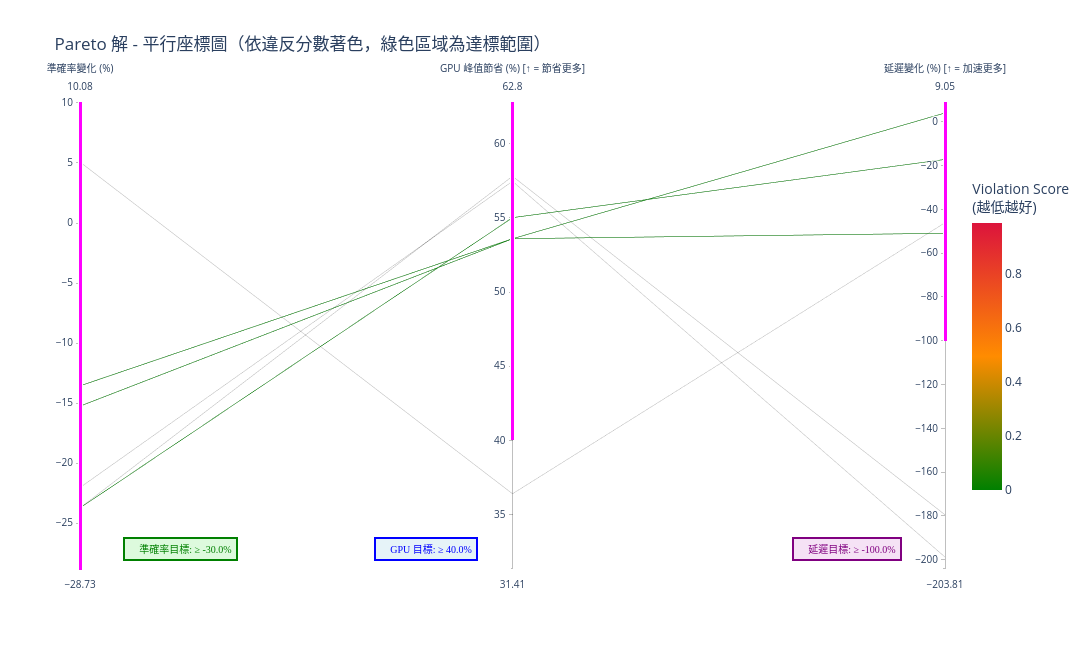

Notebook code cell kept with this figure:
### Markdown cell above
## 8. 視覺化 4: 平行座標圖 (Parallel Coordinates)

### Code cell
# 從 all_trials.json 讀取完整資料（包含 violation_score）
# 然後只選擇 Pareto 解來顯示

if 'solutions' in pareto and pareto['solutions']:
    # 建立 Pareto 解的識別函數
    def trial_key(t):
        config = t['config']
        return (config['method'], 
                config.get('bits') or config.get('w_bit'),
                config.get('group_size') or config.get('q_group_size', -1))
    
    # 建立 Pareto 解的 key 集合
    pareto_keys = {trial_key(t) for t in pareto['solutions']}
    
    # 從 all_trials 中找出對應的完整資料（包含 violation_score）
    pareto_with_vs = []
    for t in all_trials['trials']:
        if t.get('status') == 'completed' and trial_key(t) in pareto_keys:
            pareto_with_vs.append(t)
    
    # 準備資料 - DataFrame 的所有列都會自動顯示在 hover 中
    data = []
    
    for idx, t in enumerate(pareto_with_vs, 1):
        config = t['config']
        objectives = t['objectives']
        
        row = {
            'Trial': idx,
            'Method': config['method'],
            'Accuracy (%)': round(objectives['accuracy_change'] * 100, 2),
            'GPU Saving (%)': round(-objectives['gpu_peak_change'] * 100, 2),
            'Latency Change (%)': round(-objectives['latency_change'] * 100, 2),
            'Violation Score': round(t.get('violation_score', 0.0), 4)
        }
        
        # 添加方法特定的參數（這些會在 hover 中顯示）
        if config['method'] == 'gptq':
            row['Bits'] = config.get('bits', 'N/A')
            row['Group Size'] = config.get('group_size', 'N/A')
            row['Desc Act'] = config.get('desc_act', 'N/A')
            row['Symmetric'] = config.get('sym', 'N/A')
            row['Damp %'] = config.get('damp_percent', 'N/A')
        elif config['method'] == 'awq':
            row['Bits'] = config.get('w_bit', 'N/A')
            row['Group Size'] = config.get('q_group_size', 'N/A')
            row['Zero Point'] = config.get('zero_point', 'N/A')
        elif config['method'] == 'bnb':
            row['Bits'] = config.get('bits', 'N/A')
            row['Quant Type'] = config.get('bnb_4bit_quant_type', 'N/A')
        
        data.append(row)
    
    # 轉換為 DataFrame
    import pandas as pd
    df = pd.DataFrame(data)
    
    print(f"\nPareto 解的 violation_score 分佈：")
    print(f"  最小值（最接近目標）: {df['Violation Score'].min():.4f}")
    print(f"  最大值（最遠離目標）: {df['Violation Score'].max():.4f}")
    print(f"  平均值: {df['Violation Score'].mean():.4f}")
    
    # 建立平行座標圖，並使用 constraintrange 標示達標區域
    import plotly.graph_objects as go
    
    fig = go.Figure(data=
        go.Parcoords(
            line=dict(
                color=df['Violation Score'],
                colorscale=[
                    [0.0, 'rgb(0, 128, 0)'],      # 深綠（低違反，好）
                    [0.5, 'rgb(255, 140, 0)'],    # 深橙（中等）
                    [1.0, 'rgb(220, 20, 60)']     # 深紅（高違反，差）
                ],
                showscale=True,
                cmin=0,
                cmax=df['Violation Score'].max(),
                colorbar=dict(
                    title="Violation Score<br>(越低越好)",
                    len=0.7
                )
            ),
            dimensions=[
                dict(
                    range=[df['Accuracy (%)'].min() - 5, df['Accuracy (%)'].max() + 5],
                    constraintrange=[targets['accuracy_min'] * 100, df['Accuracy (%)'].max() + 5],  # 達標區域
                    label='準確率變化 (%)',
                    values=df['Accuracy (%)']
                ),
                dict(
                    range=[df['GPU Saving (%)'].min() - 5, df['GPU Saving (%)'].max() + 5],
                    constraintrange=[-targets['gpu_peak_max'] * 100, df['GPU Saving (%)'].max() + 5],  # 達標區域
                    label='GPU 峰值節省 (%) [↑ = 節省更多]',
                    values=df['GPU Saving (%)']
                ),
                dict(
                    range=[df['Latency Change (%)'].min() - 5, df['Latency Change (%)'].max() + 5],
                    constraintrange=[-targets['latency_max'] * 100, df['Latency Change (%)'].max() + 5],  # 達標區域
                    label='延遲變化 (%) [↑ = 加速更多]',
                    values=df['Latency Change (%)']
                )
            ]
        )
    )
    
    # 更新佈局
    fig.update_layout(
        title='Pareto 解 - 平行座標圖（依違反分數著色，綠色區域為達標範圍）',
        height=650,
        width=1200
    )
    
    # === 添加目標線標註（使用 annotation 在軸旁邊）===
    
    # 1. 準確率目標標註
    fig.add_annotation(
        x=0.05, y=0.02,
        xref='paper', yref='paper',
        text=f"🎯 準確率目標: ≥ {targets['accuracy_min'] * 100}%",
        showarrow=False,
        font=dict(size=10, color='green', family='Arial Black'),
        xanchor='left',
        bgcolor='rgba(144, 238, 144, 0.3)',
        bordercolor='green',
        borderwidth=2,
        borderpad=4
    )
    
    # 2. GPU 節省目標標註
    fig.add_annotation(
        x=0.4, y=0.02,
        xref='paper', yref='paper',
        text=f"🎯 GPU 目標: ≥ {-targets['gpu_peak_max'] * 100}%",
        showarrow=False,
        font=dict(size=10, color='blue', family='Arial Black'),
        xanchor='center',
        bgcolor='rgba(173, 216, 230, 0.3)',
        bordercolor='blue',
        borderwidth=2,
        borderpad=4
    )
    
    # 3. 延遲變化目標標註
    fig.add_annotation(
        x=0.95, y=0.02,
        xref='paper', yref='paper',
        text=f"🎯 延遲目標: ≥ {-targets['latency_max'] * 100}%",
        showarrow=False,
        font=dict(size=10, color='purple', family='Arial Black'),
        xanchor='right',
        bgcolor='rgba(221, 160, 221, 0.3)',
        bordercolor='purple',
        borderwidth=2,
        borderpad=4
    )
    
    fig.show()
    
    print(f"\n📊 平行座標圖顯示了 {len(pareto_with_vs)} 個 Pareto 解")
    
    # 顯示 DataFrame 預覽
    print("\n📋 資料預覽（hover 會顯示所有這些欄位）：")
    print(df.to_string())
else:
    print("未找到 Pareto 解資料")

### Figure 1 — Plotly figure (JSON) as saved in the notebook; plotly's stock layout.template omitted (floating-point values rounded to 4 significant figures)
{"data": [{"dimensions": [{"constraintrange": [-30, 10.08], "label": "準確率變化 (%)", "range": [-28.73, 10.08], "values": [-23.73, -13.56, -23.73, -22.03, -15.25, 5.08]}, {"constraintrange": [40, 62.8], "label": "GPU 峰值節省 (%) [↑ = 節省更多]", "range": [31.41, 62.8], "values": [57.8, 53.59, 55.01, 57.46, 53.59, 36.41]}, {"constraintrange": [-100, 9.05], "label": "延遲變化 (%) [↑ = 加速更多]", "range": [-203.8, 9.05], "values": [-179.5, 4.05, -17.18, -198.8, -50.91, -46.1]}], "line": {"cmax": 0.9881, "cmin": 0, "color": [0.7951, 0.0, 0.0, 0.9881, 0.0, 0.0359], "colorbar": {"len": 0.7, "title": {"text": "Violation Score<br>(越低越好)"}}, "colorscale": [[0, "rgb(0, 128, 0)"], [0.5, "rgb(255, 140, 0)"], [1, "rgb(220, 20, 60)"]], "showscale": true}, "type": "parcoords"}], "layout": {"annotations": [{"bgcolor": "rgba(144, 238, 144, 0.3)", "bordercolor": "green", "borderpad": 4, "borderwidth": 2, "font": {"color": "green", "family": "Arial Black", "size": 10}, "showarrow": false, "text": "🎯 準確率目標: ≥ -30.0%", "x": 0.05, "xanchor": "left", "xref": "paper", "y": 0.02, "yref": "paper"}, {"bgcolor": "rgba(173, 216, 230, 0.3)", "bordercolor": "blue", "borderpad": 4, "borderwidth": 2, "font": {"color": "blue", "family": "Arial Black", "size": 10}, "showarrow": false, "text": "🎯 GPU 目標: ≥ 40.0%", "x": 0.4, "xanchor": "center", "xref": "paper", "y": 0.02, "yref": "paper"}, {"bgcolor": "rgba(221, 160, 221, 0.3)", "bordercolor": "purple", "borderpad": 4, "borderwidth": 2, "font": {"color": "purple", "family": "Arial Black", "size": 10}, "showarrow": false, "text": "🎯 延遲目標: ≥ -100.0%", "x": 0.95, "xanchor": "right", "xref": "paper", "y": 0.02, "yref": "paper"}], "height": 650, "title": {"text": "Pareto 解 - 平行座標圖（依違反分數著色，綠色區域為達標範圍）"}, "width": 1200}}
